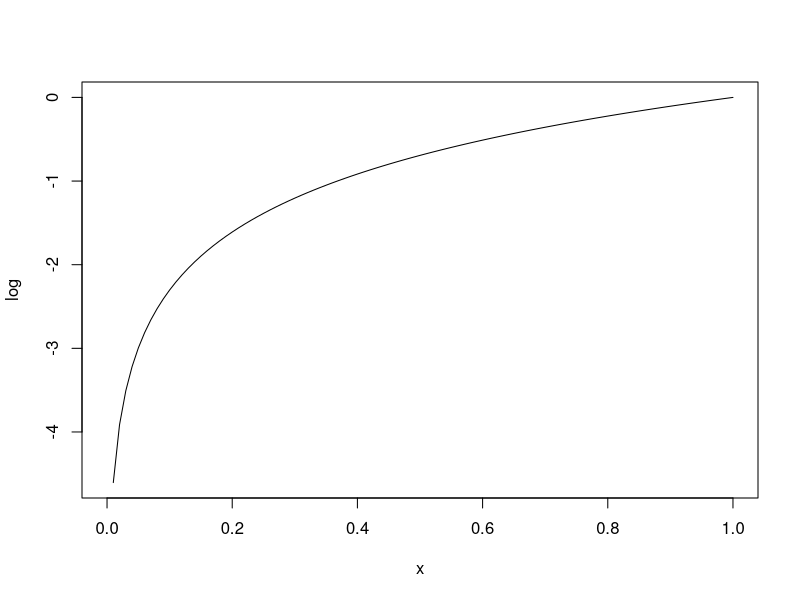
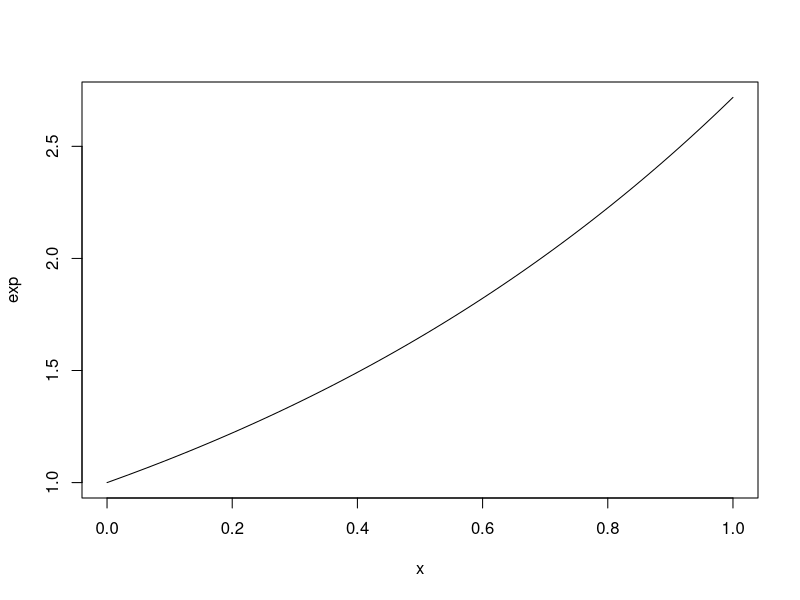

The R script that drew these images, in order:
## ---- chunk 1
90 + 30
## ---- chunk 2

## ---- chunk 3

## ---- chunk 4
 - 100
## ---- chunk 5

## ---- chunk 6

## ---- chunk 7
3 / 0
## ---- chunk 8
10 * 
3
## ---- chunk 9

## ---- chunk 10
(2 + 3) * 2
## ---- chunk 11

## ---- chunk 12
exp(10)
## ---- chunk 13
log(10)
## ---- chunk 14
log(10 * 5) - (log(10) + log(5))
## ---- chunk 15
plot(log)
## ---- chunk 16
plot(exp)
## ---- chunk 17

## ---- chunk 18

## ---- chunk 19

## ---- chunk 20

## ---- chunk 21
9 ^ (1/2)
